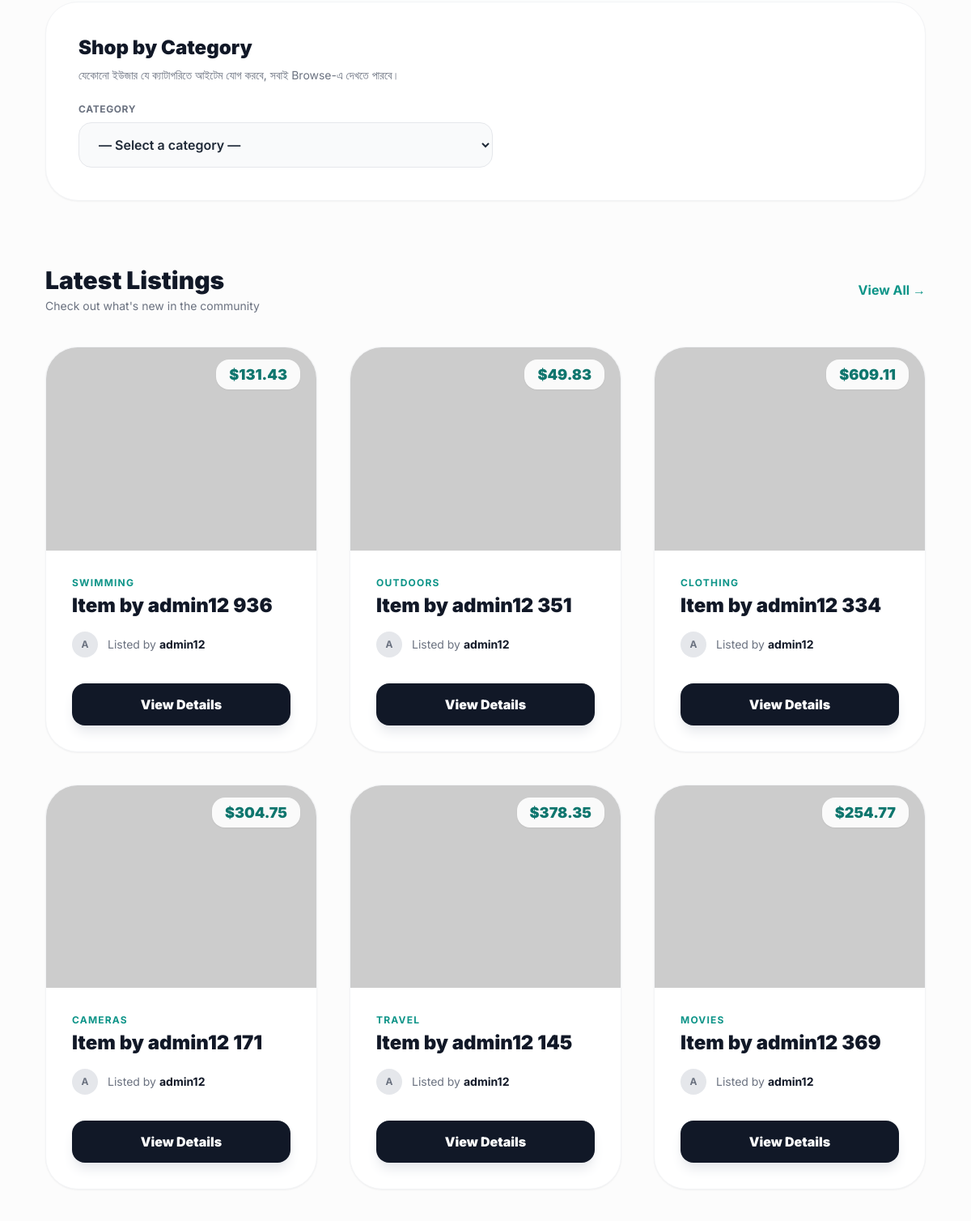
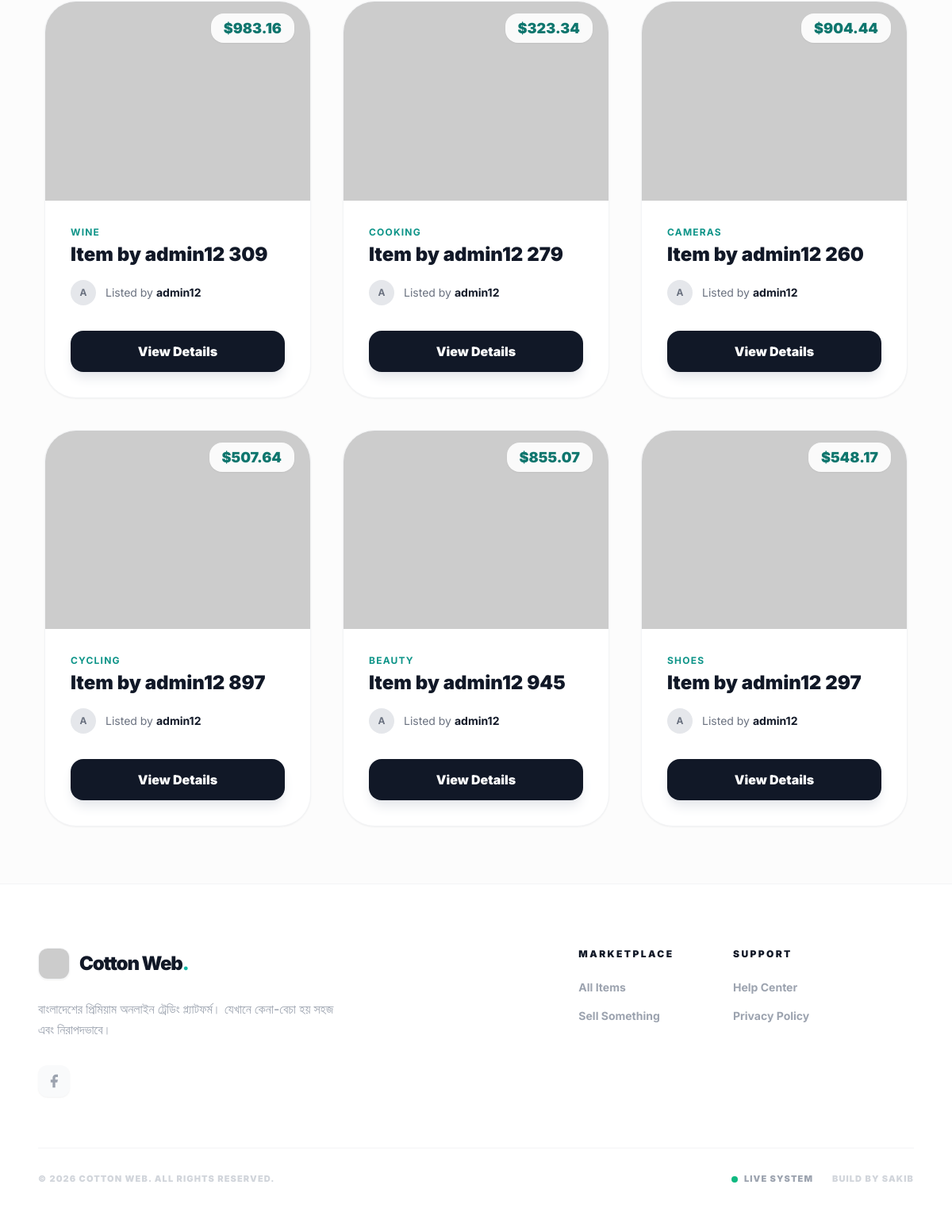
/ (lower part), run on an earlier commit of the app's database (2 pictures, top to bottom).
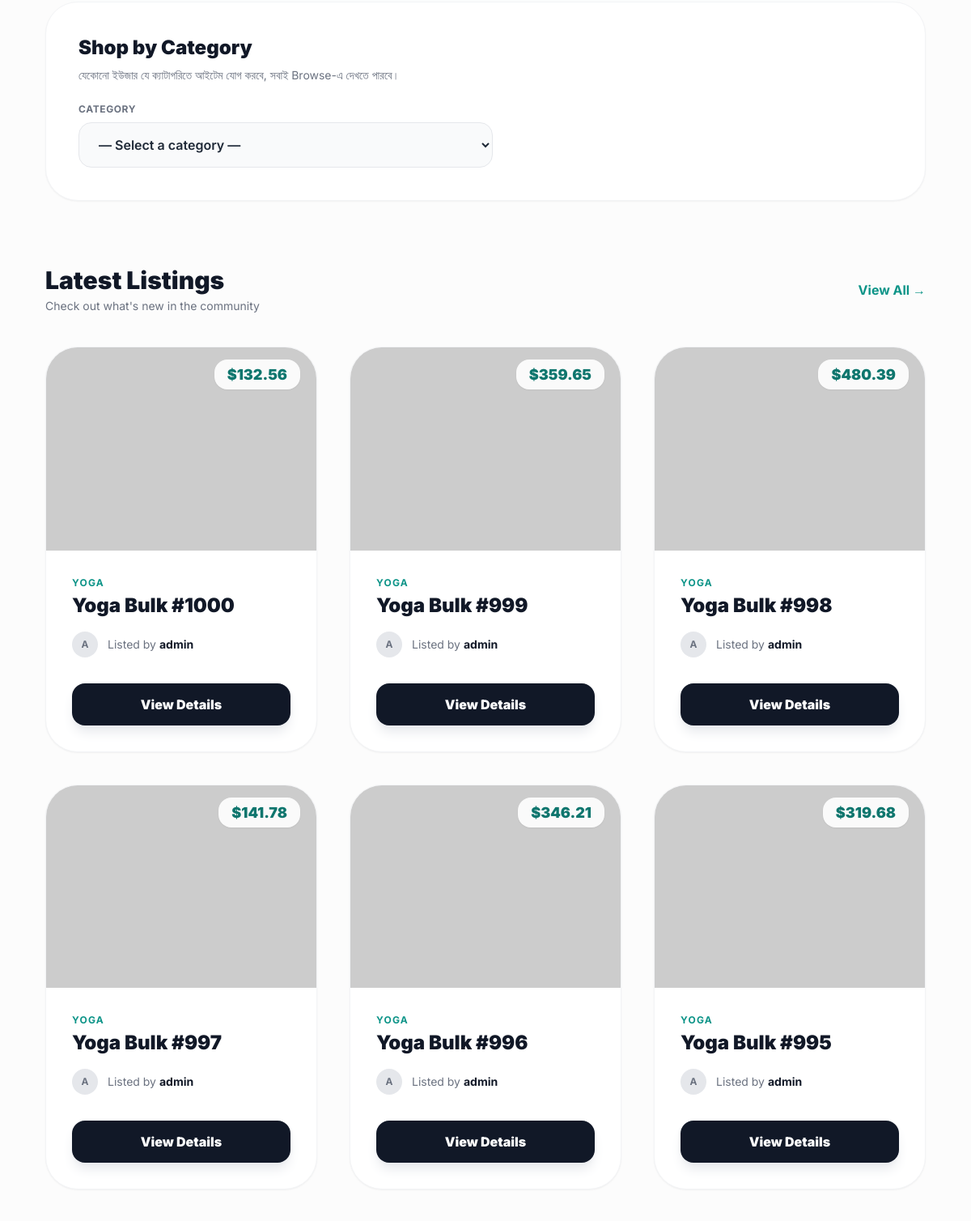
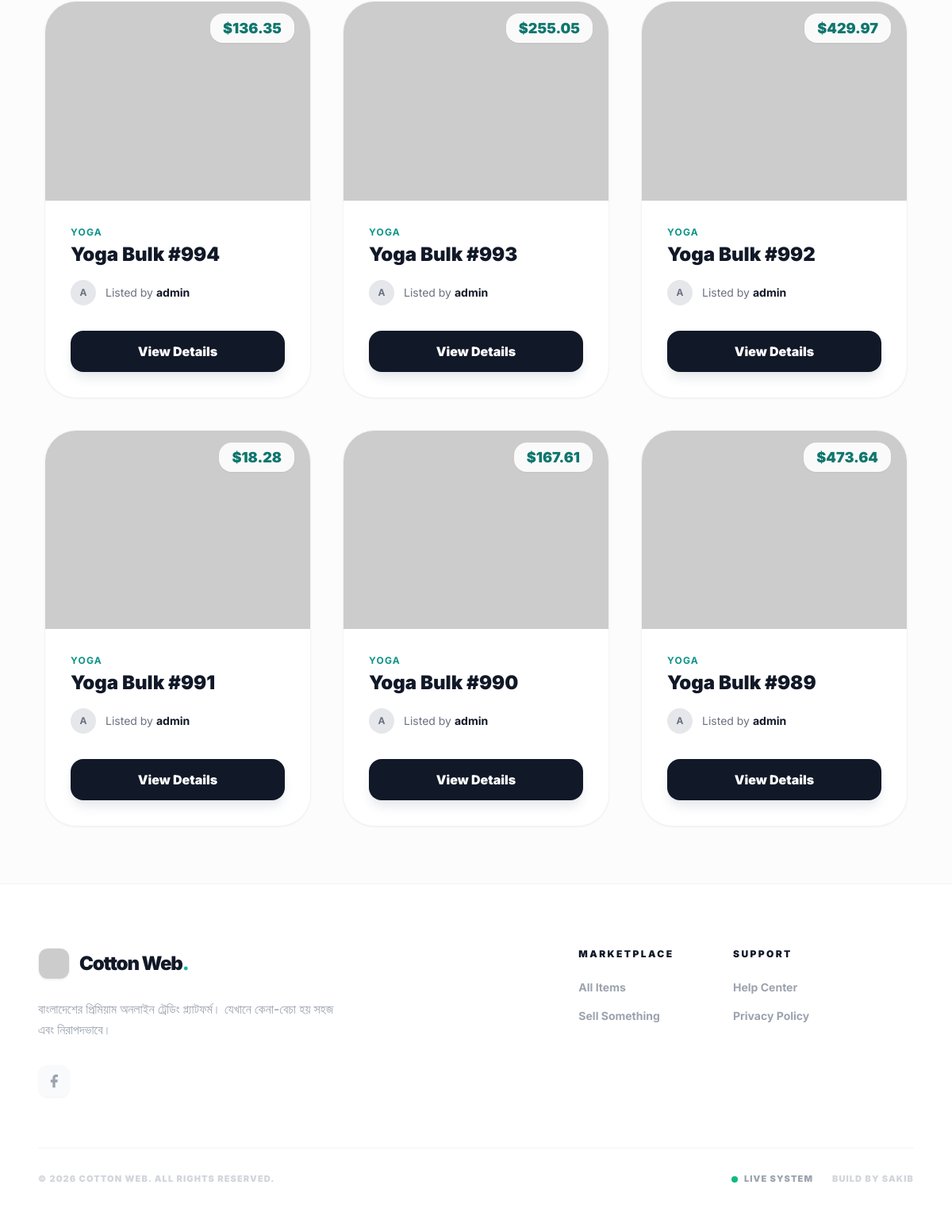
And on a later commit of the database (2 pictures, top to bottom).
### item/models.py (models this page shows, shortened)
class Item(models.Model):
    category = models.ForeignKey(
        Category,
        related_name='items',
        on_delete=models.CASCADE,
    )
    user = models.ForeignKey(
        settings.AUTH_USER_MODEL,
        related_name='items',
        on_delete=models.CASCADE,
    )
    name = models.CharField(max_length=100)
    description = models.TextField(blank=True, null=True)
    price = models.FloatField()
    image = models.ImageField(upload_to='item_images', blank=True, null=True)
    is_sold = models.BooleanField(default=False, db_index=True)
    created_at = models.DateTimeField(auto_now_add=True, db_index=True)

class Category(models.Model):
    name = models.CharField(max_length=200)
    class Meta:
        verbose_name_plural = 'Categories'
        ordering = ('name',)

### core/models.py (models this page shows, shortened)
class CustomUserModel(AbstractUser):
    full_name = models.CharField(max_length=100, null=True, blank=True)
    phone = models.CharField(max_length=20, null=True, blank=True)
    USER_TYPE_CHOICES = [
        ('Admin', 'Admin'),
        ('Seller', 'Seller'),
        ('Buyer', 'Buyer'),
    ]
    user_type = models.CharField(max_length=20, choices=USER_TYPE_CHOICES, null=True, blank=True)

### core/views.py (the view)
# urls.py: path('', views.index, name='index'),
def index(request):
    items = (
        Item.objects.filter(is_sold=False)
        .select_related('category', 'user')
        .order_by('-created_at')[:12]
    )
    categories = Category.objects.all().order_by('name')
    return render(request, 'core/index.html', {
        'categories': categories,
        'items': items,
    })

### core/context_processors.py (called while the page is built)
def categories(request):
    return {
        'all_categories': Category.objects.all()
    }

### core/templates/core/index.html (shortened to what the changed rows need)
{% extends 'core/base.html' %}
{% block content %}
<div class="max-w-7xl mx-auto px-4 sm:px-6 lg:px-8 py-6">
    <div class="mb-20 bg-white rounded-[2.5rem] border border-gray-100 p-8 md:p-10 shadow-sm">
        <h2 class="text-2xl font-black text-gray-900 mb-2">Shop by Category</h2>
    </div>
    <div>
        <div class="flex items-center justify-between mb-10">
            <div>
                <h2 class="text-3xl font-black text-gray-900">Latest Listings</h2>
            </div>
        </div>
        <div class="grid grid-cols-1 sm:grid-cols-2 lg:grid-cols-3 gap-10">
            {% for item in items %}
                <div class="group bg-white rounded-[2.5rem] border border-gray-100 overflow-hidden shadow-sm hover:shadow-2xl transition-all duration-500 transform hover:-translate-y-2">
                    <div class="relative aspect-[4/3] overflow-hidden bg-gray-100">
                        {% if item.image and item.image.url %}
                            <img src="{{ item.image.url }}"
                                 alt="{{ item.name }}"
                                 loading="lazy"
                                 class="w-full h-full object-cover group-hover:scale-110 transition-transform duration-700">
                        {% else %}
                            <img src="https://picsum.photos/seed/{{ item.id }}/600/450"
                                 alt="{{ item.name }}"
                                 loading="lazy"
                                 class="w-full h-full object-cover group-hover:scale-110 transition-transform duration-700">
                        {% endif %}
                        <div class="absolute top-5 right-5">
                            <span class="bg-white/90 backdrop-blur px-4 py-2 rounded-2xl text-lg font-black text-teal-700 shadow-sm">
                                ${{ item.price }}
                            </span>
                        </div>
                    </div>
                    <div class="p-8">
                        <div class="mb-4">
                            <p class="text-teal-600 text-xs font-bold uppercase tracking-widest mb-1">{{ item.category.name }}</p>
                            <h3 class="font-black text-gray-900 text-2xl group-hover:text-teal-600 transition-colors truncate">
                                {{ item.name }}
                            </h3>
                        </div>
                        <div class="flex items-center gap-3 mb-8">
                            <div class="w-8 h-8 rounded-full bg-gray-200 flex items-center justify-center text-xs font-bold text-gray-500">
                                {{ item.user.username|slice:":1"|upper }}
                            </div>
                            <p class="text-gray-500 text-sm">Listed by <span class="text-gray-900 font-bold">{{ item.user.username }}</span></p>
                        </div>
                        <a href="{% url 'item:detail' item.id %}"
                           class="flex items-center justify-center w-full py-4 bg-gray-900 text-white font-black rounded-2xl hover:bg-teal-600 transition-all shadow-lg shadow-gray-200 hover:shadow-teal-200">
                            View Details
                        </a>
                    </div>
                </div>
            {% empty %}
                <div class="col-span-full py-20 text-center">
                    <p class="text-gray-400 text-xl italic">No items found. Be the first to list one!</p>
                </div>
            {% endfor %}
        </div>
    </div>
</div>
{% endblock %}

What changed in the data, as far as the page shows it:
no longer on this page (row edited): Item: price "131.43", category.name "SWIMMING", name "Item by admin12 936", user.username "A", user.username "admin12"
no longer on this page (row edited): Item: price "49.83", category.name "OUTDOORS", name "Item by admin12 351", user.username "A", user.username "admin12"
no longer on this page (row unchanged): Item: price "609.11", category.name "CLOTHING", name "Item by admin12 334", user.username "A", user.username "admin12"
no longer on this page (row unchanged): Item: price "304.75", category.name "CAMERAS", name "Item by admin12 171", user.username "A", user.username "admin12"
no longer on this page (row unchanged): Item: price "378.35", category.name "TRAVEL", name "Item by admin12 145", user.username "A", user.username "admin12"
no longer on this page (row unchanged): Item: price "254.77", category.name "MOVIES", name "Item by admin12 369", user.username "A", user.username "admin12"
no longer on this page (row unchanged): Item: price "983.16", category.name "WINE", name "Item by admin12 309", user.username "A", user.username "admin12"
no longer on this page (row unchanged): Item: price "323.34", category.name "COOKING", name "Item by admin12 279", user.username "A", user.username "admin12"
no longer on this page (row unchanged): Item: price "904.44", category.name "CAMERAS", name "Item by admin12 260", user.username "A", user.username "admin12"
no longer on this page (row unchanged): Item: price "507.64", category.name "CYCLING", name "Item by admin12 897", user.username "A", user.username "admin12"
no longer on this page (row unchanged): Item: price "855.07", category.name "BEAUTY", name "Item by admin12 945", user.username "A", user.username "admin12"
no longer on this page (row unchanged): Item: price "548.17", category.name "SHOES", name "Item by admin12 297", user.username "A", user.username "admin12"
added Item: price "132.56", category.name "YOGA", name "Yoga Bulk #1000", user.username "A", user.username "admin"
added Item: price "359.65", category.name "YOGA", name "Yoga Bulk #999", user.username "A", user.username "admin"
added Item: price "480.39", category.name "YOGA", name "Yoga Bulk #998", user.username "A", user.username "admin"
added Item: price "141.78", category.name "YOGA", name "Yoga Bulk #997", user.username "A", user.username "admin"
added Item: price "346.21", category.name "YOGA", name "Yoga Bulk #996", user.username "A", user.username "admin"
added Item: price "319.68", category.name "YOGA", name "Yoga Bulk #995", user.username "A", user.username "admin"
added Item: price "136.35", category.name "YOGA", name "Yoga Bulk #994", user.username "A", user.username "admin"
added Item: price "255.05", category.name "YOGA", name "Yoga Bulk #993", user.username "A", user.username "admin"
added Item: price "429.97", category.name "YOGA", name "Yoga Bulk #992", user.username "A", user.username "admin"
added Item: price "18.28", category.name "YOGA", name "Yoga Bulk #991", user.username "A", user.username "admin"
added Item: price "167.61", category.name "YOGA", name "Yoga Bulk #990", user.username "A", user.username "admin"
added Item: price "473.64", category.name "YOGA", name "Yoga Bulk #989", user.username "A", user.username "admin"
